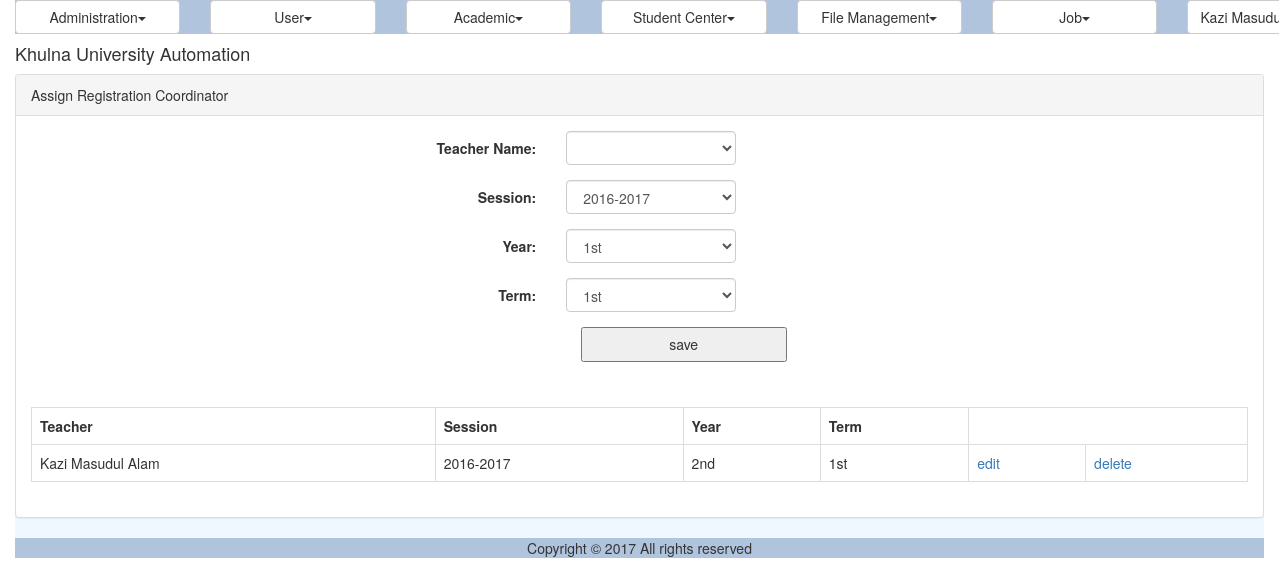
The app's page /course_teacher_registration.php (signed in) with its own data.
### tables this page shows
CREATE TABLE IF NOT EXISTS `reg_registration_session` (
  `ID` varchar(40) NOT NULL,
  `Name` varchar(30) NOT NULL,
  PRIMARY KEY (`ID`)
);

CREATE TABLE IF NOT EXISTS `reg_year` (
  `ID` varchar(40) NOT NULL,
  `Name` varchar(20) NOT NULL,
  PRIMARY KEY (`ID`)
);

CREATE TABLE IF NOT EXISTS `reg_term` (
  `ID` varchar(40) NOT NULL,
  `Name` varchar(20) NOT NULL,
  PRIMARY KEY (`ID`)
);

### modules/registration/ui/view.course_teacher_registration.inc (the view, shortened to what the rows shown need)
<?php
include_once 'blade/view.course_teacher_registration.blade.inc';
include_once COMMON.'class.common.inc';
include_once COMMON.'class.common.course.inc';
?>
<div class="panel panel-default">
<div class="panel-body">
<table class="table table-bordered">
		<?php
		$Result = $_CourseTeacherRegistrationBAO->getAllCourseTeacherRegistrations();
		if($Result->getIsSuccess()){
			$CourseTeacherRegistrations = $Result->getResultObject();
			?>
			<tr>
				<th>Teacher</th>
				<th>Session</th>
				<th>Year</th>
				<th>Term</th>
			</tr>
			<?php
			for($i = 0; $i < sizeof($CourseTeacherRegistrations); $i++) {
				$CourseTeacherRegistration = $CourseTeacherRegistrations[$i];
				?>
				<tr>
					<td><?php echo $CourseTeacherRegistration->getTeacherID(); ?></td>
					<td><?php echo $CourseTeacherRegistration->getSessionID(); ?></td>
					<td><?php echo $CourseTeacherRegistration->getYearID(); ?></td>
					<td><?php echo $CourseTeacherRegistration->getTermID(); ?></td>
					<td><a href="?edit=<?php echo $CourseTeacherRegistration->getID(); ?>" onclick="return confirm('sure to edit !'); " >edit</a></td>
					<td><a href="?del=<?php echo $CourseTeacherRegistration->getID(); ?>" onclick="return confirm('sure to delete !'); " >delete</a></td>
				</tr>
				<?php
			}
		}
		else{
		echo $Result->getResultObject();
	}
	?>
</table>
</div>
</div>

### records on screen
reg_registration_session: Name "2016-2017"
reg_year: Name "2nd"
reg_term: Name "1st"

### other values on screen
$globalMenu[$i]->getTitle() "Administration User Academic Student Center File Management Job"
$CurrentUser->getFullName() "Kazi…"
$CourseTeacherRegistration->getTeacherID() "Kazi Masudul Alam"
form field session "2016-2017"
form field yearid "1st"
form field termid "1st"
